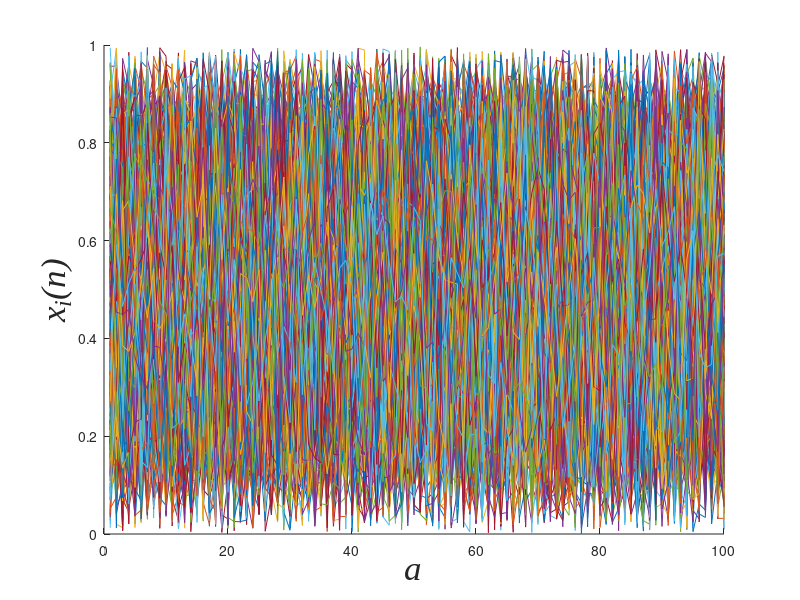

Recreate this plot in MATLAB.
% 参数设置
N = 100;                % 网格大小（格点数量）
T = 1200;               % 迭代步数
epsilon = 0.1;          % 耦合系数
last_N_steps = 1000;      % 只保存最后 1000 次迭代的状态
a =4;                  % 常数a
e = 0.9;                % 常数e
p = 13;                  % 参数p
q_matrix = 7;           % 参数q_matrix
%b=3.99;
% 初始化状态和存储矩阵
x = rand(N, 1);         % 初始化随机状态
x_record = zeros(N, last_N_steps); % 用于存储每个格点在最后 20 次迭代的状态
   x_new = zeros(1, N);  % Prepare new state
% 进行 CML 迭代
for t = 1:T

    for i = 1:N
        % 计算左右邻居及其他索引
        left = mod(i-2, N) + 1;    % 左邻居
        right = mod(i, N) + 1;     % 右邻居
        j_idx = mod(1 * i + p * i, N) + 1;  % j索引
        k_idx = mod(q_matrix * i + (p * q_matrix + 1) * i, N) + 1;   % k索引
        
        % 计算当前格点和邻居的反馈
       % f_x_i = a * x(i) * (1 - x(i));  % 当前格点的反馈
       % f_x_neighbors = a * sqrt(x(left) * x(j_idx)) * (1 - sqrt(x(left) * x(j_idx))) ...
       %                  + a * sqrt(x(right) * x(k_idx)) * (1 - sqrt(x(right) * x(k_idx))); 

      %  f_x_i =b*log2(1+sin(pi*(a * x(i) * (1 - x(i)))))*(1-log2(1+sin(pi*(a * x(i) * (1 - x(i)))))); 
   %   f_x_neighbors = a * log2(1+sqrt(x(left)*x(j_idx))) * (1 -  log2(1+sqrt(x(left)*x(j_idx)))) ...
                        %  + a * log2(1+sqrt(x(right)*x(k_idx))) * (1 -  log2(1+sqrt(x(right)*x(k_idx))));  

       f_x_i =mod(100*sin((pi*x(i))^a)*exp(26*(1-x(i))),1);
 f_x_neighbors = mod(100*sin((pi*sqrt(x(left)*x(j_idx)))^a)*exp(26*(1-sqrt(x(left)*x(j_idx)))),1)...
                                             +mod(100*sin((pi*sqrt(x(right)*x(k_idx)))^a)*exp(26*(1-sqrt(x(right)*x(k_idx)))),1);
        % 更新状态
        x_new(i) = (1 - e) * f_x_i + (e / 2) * f_x_neighbors;
    end
    e=3.99*e*(1-e);
    % 更新状态
    x = x_new;
    if t > T - last_N_steps
        x_record(:, t - (T - last_N_steps)) = x; % 记录每个格点的状态
    end
end
% 绘制 x_record 矩阵
figure;
hold on;
for i = 1:last_N_steps
    plot(1:N, x_record(:, i));  % 横坐标为 1 到 N，纵坐标为每行数据
end
 set(groot, 'DefaultAxesFontSize', 14);
hold off;
ylim([0 1]); % 固定 y 轴范围

%xlabel('$i$', 'Interpreter', 'latex', 'FontSize', 18, 'FontWeight', 'bold');  % x 轴标签，斜体文字
%ylabel('$x_{i}(n)$', 'Interpreter', 'latex', 'FontSize', 18, 'FontWeight', 'bold');  % y 轴标签，包含下标

yticks(0:0.2:1);
xlabel('\fontname{Times new roman}a', 'FontSize', 25, 'FontWeight', 'normal','FontAngle', 'italic') % 设置x轴标签%  \theta \alpha \beta \mu \eta
ylabel('\fontname{Times new roman}x_{i}(n)', 'FontSize', 25, 'FontWeight', 'normal','FontAngle', 'italic') % 设置y轴标签

% figure(2);
% imagesc(x_record'); % x_record 的转置，使得时间步在纵轴
% %colormap(cool);       % 使用颜色表示状态
% colormap(jet);       % 使用 jet 色图
% colorbar;                % 显示颜色条
% 
% xlabel('格点编号');
% ylabel('时间步长');
% title('CML 系统的时空演化图');
% x_star = a / (1 + a);
% 
% % 将记录的状态二值化
% binary_record = x_record > x_star;
% 
% % 绘制二值化的时空演化图
% figure(3);
% imagesc(binary_record'); % 转置后时间为纵轴
% colormap(gray);          % 使用灰度色图，黑白显示
% colorbar;                % 显示颜色条
% xlabel('格点编号');
% ylabel('时间步长');
% title('二值化的时空演化图（大于不动点为黑，小于为白）');
